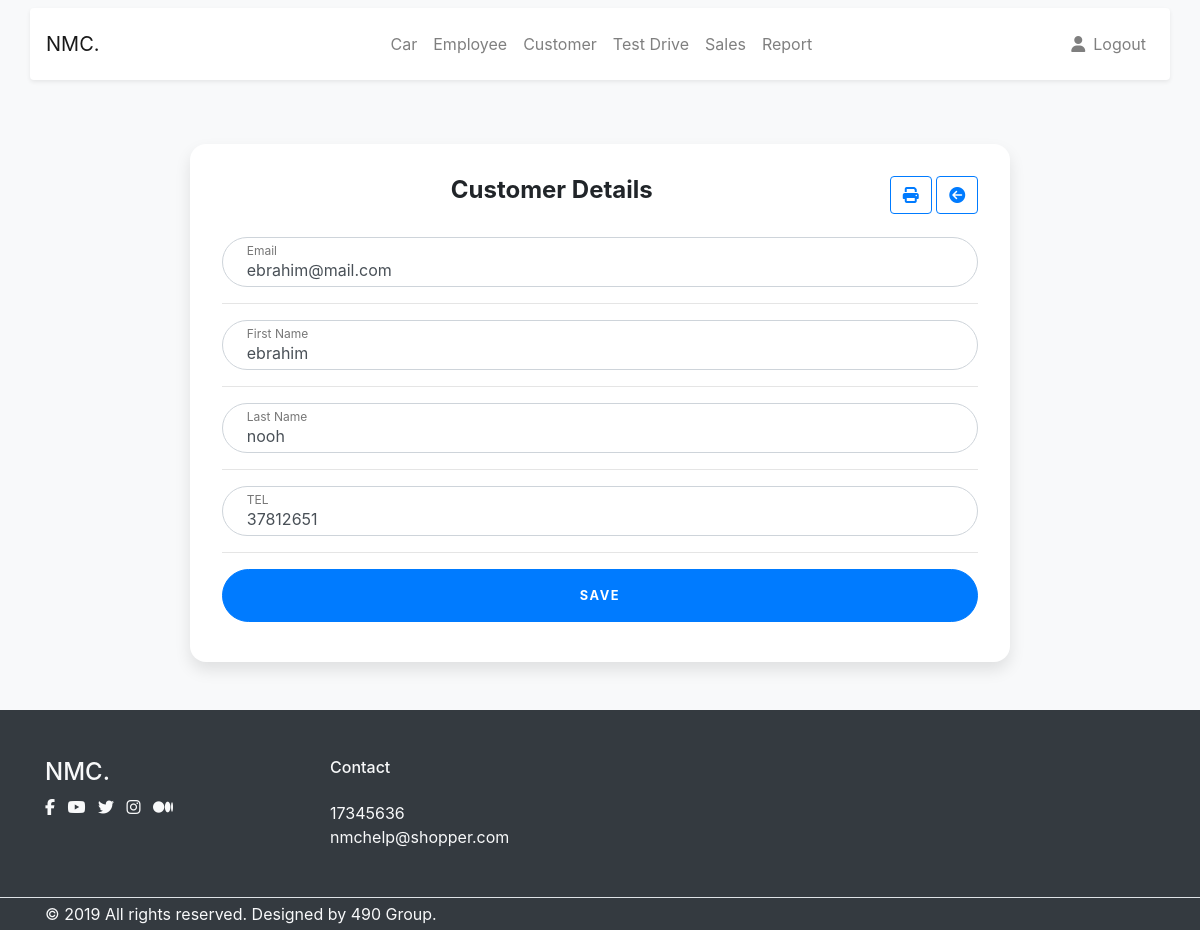
The page /NMC/staff/singleCustomer.php?customerID=1 (signed in) on the database its author committed.
### tables this page shows
CREATE TABLE `customer` (
  `id` int(20) NOT NULL,
  `email` varchar(20) NOT NULL,
  `first` varchar(20) NOT NULL,
  `last` varchar(20) NOT NULL,
  `password` varchar(40) NOT NULL,
  `tel` int(8) NOT NULL
);

### NMC/staff/singleCustomer.php (the view, shortened to what this page needs)
<?php
extract($_REQUEST);
if(isset($_SESSION['activestaff']) || isset($_SESSION['activeadmin'])){
    if(isset($customerID)){
        try{
            require("../database/connection.php");
            $customerSQL = "select * from customer where id ='$customerID'";
            $customer = $db->query($customerSQL);
            $customerRecord = $customer->fetch();
        }
        catch(PDOException $e)
            {
            echo "Connection failed: " . $e->getMessage();
            }
    }
}
else {
    header("location: index.php");
}
?>
<!DOCTYPE html>
<html lang="en">
<head>
    <link rel="stylesheet" href="https://stackpath.bootstrapcdn.com/bootstrap/4.4.1/css/bootstrap.min.css">
    <link rel="stylesheet" href="../style.css">
</head>
<body class=" bg-light">
    <nav class="navbar navbar-expand-lg navbar-light bg-light ">
        <div class="container shadow-sm p-3 mb-2 bg-white rounded">
          <a class="navbar-brand" href="./index.php">
            NMC.
          </a>
          <div class="collapse navbar-collapse" id="navbarCollapse">
            <ul class="navbar-nav mx-auto">
              <li class="nav-item ">
                <a class="nav-link" href="dashboard.php?page=1&ipp=2">Car</a>
              </li>
              <li class="nav-item ">
                <a class="nav-link" href="employee.php?page=1&ipp=2">Employee</a>
              </li>
              <li class="nav-item ">
                <a class="nav-link" href="customer.php?page=1&ipp=2">Customer</a>
              </li>
              <li class="nav-item position-static">
                <a class="nav-link" href="testSchedule.php?page=1&ipp=2">Test Drive</a>
              </li>
              <li class="nav-item position-static">
                <a class="nav-link" href="sales.php?page=1&ipp=2">Sales</a>
              </li>
              <?php if(isset($_SESSION['activeadmin'])){ ?>
              <li class="nav-item position-static">
                <a class="nav-link" href="report.php">Report</a>
              </li>
              <?php }?>
            </ul>
            <ul class="navbar-nav flex-row">
              <li class="nav-item ml-lg-n4">
                <a class="nav-link" href="profile.php">
                    <i class="fas fa-user"></i>
                </a>
              </li>
              <li class="nav-item ml-lg-n2 ml-3">
                <a class="nav-link" href="../database/logout.php">
                    Logout
                </a>
              </li>
            </ul>
          </div>
        </div>
    </nav>
<div class="mr-sm-5 ml-sm-5">
    <div class="row">
      <div class="col-lg-10 col-xl-9 mx-auto">
        <div class="card card-signin flex-row my-5">
          <div class="card-body">
          <div class="d-flex justify-content-between">
            <div>
                <h5 class="card-title font-weight-bold">Customer Details</h5>
            </div>
            <div>
                <button class="btn btn-outline-primary ml-2 " onclick="print()"><i class="fas fa-print"></i></button>
                <button class="btn btn-outline-primary" onclick="window.document.location.href='customer.php?page=1&ipp=2'"><i class="fas fa-arrow-circle-left"></i></button>
            </div>
          </div>
            <form class="form-signin" method="post" action="singleCustomer.php" enctype='multipart/form-data'>
              <div class="form-label-group">
                <input value="<?php echo $customerRecord['email']?>" name="email" type="text" id="inputEmail" class="form-control" placeholder="Email" required autofocus>
                <label for="inputEmail">Email</label>
              </div>
              <hr>
              <div class="form-label-group">
                <input value="<?php echo $customerRecord['first']?>" name="first" type="text" id="inputFirst" class="form-control" placeholder="First Name" required autofocus>
                <label for="inputFirst">First Name</label>
              </div>
              <hr>
              <div class="form-label-group">
                <input value="<?php echo $customerRecord['last']?>" name="last" type="text" min='1' id="inputLast" class="form-control" placeholder="Last Name" required>
                <label for="inputLast">Last Name</label>
              </div>
              <hr>
              <div class="form-label-group">
                <input value="<?php echo $customerRecord['tel']?>" name="tel" type="number" id="inputTel" class="form-control" placeholder="TEL" required>
                <label for="inputTel">TEL</label>
              </div>
              <hr>
              <button name="submit" class="btn btn-lg btn-primary font-weight-bold h3 btn-block text-uppercase" type="submit">Save</button>
            </form>
          </div>
        </div>
      </div>
    </div>
  </div>
</body>
<footer class="bg-dark">
    <div class="py-12 border-bottom border-gray-700 pt-5 pb-5">
        <div class="container">
        <div class="row">
            <div class="col-12 col-md-3">
            <h4 class="mb-6 text-light">NMC.</h4>
            <ul class="list-unstyled list-inline mb-7 mb-md-0">
                <li class="list-inline-item">
                <a href="#!" class="text-light">
                    <i class="fab fa-facebook-f"></i>
                </a>
                </li>
                <li class="list-inline-item">
                <a href="#!" class="text-light">
                    <i class="fab fa-youtube"></i>
                </a>
                </li>
                <li class="list-inline-item">
                <a href="#!" class="text-light">
                    <i class="fab fa-twitter"></i>
                </a>
                </li>
                <li class="list-inline-item">
                <a href="#!" class="text-light">
                    <i class="fab fa-instagram"></i>
                </a>
                </li>
                <li class="list-inline-item">
                <a href="#!" class="text-light">
                    <i class="fab fa-medium"></i>
                </a>
                </li>
            </ul>
            </div>
            <div class="col-6 col-sm">
            <h6 class="heading-xxs mb-4 text-light">
                Contact
            </h6>
            <ul class="list-unstyled mb-0 text-light">
                <li>17345636</li>
                <li><a class="text-light" href="#">nmchelp@shopper.com</a></li>
            </ul>
            </div>
        </div>
        </div>
    </div>
    <div class="py-1">
        <div class="container">
        <div class="row">
            <div class="col">
            <p class="mb-3 mb-md-0 font-size-xxs text-light">
                © 2019 All rights reserved. Designed by 490 Group.
            </p>
        </div>
        </div>
    </div>
</footer>
</html>

### NMC/style.css (style rules this page uses)
:root { --input-padding-x: 1.5rem; --input-padding-y: .75rem; }
.card-signin { border: 0; border-radius: 1rem; box-shadow: 0 0.5rem 1rem 0 rgba(0, 0, 0, 0.1); }
.card-signin .card-title { margin-bottom: 2rem; font-weight: 300; font-size: 1.5rem; }
.card-signin .card-body { padding: 2rem; }
.form-signin { width: 100%; }
.form-signin .btn { font-size: 80%; border-radius: 5rem; letter-spacing: .1rem; font-weight: bold; padding: 1rem; transition: all 0.2s; }
.form-label-group { position: relative; margin-bottom: 1rem; }
.form-label-group input { height: auto; border-radius: 2rem; }
.form-label-group>input, .form-label-group>label { padding: var(--input-padding-y) var(--input-padding-x); }
.form-label-group>label { position: absolute; top: 0; left: 0; display: block; width: 100%; margin-bottom: 0; line-height: 1.5; color: #495057; border: 1px solid transparent; border-radius: .25rem; transition: all .1s ease-in-out; }
.form-label-group input::placeholder { color: transparent; }
.form-label-group input:not(:placeholder-shown) { padding-top: calc(var(--input-padding-y) + var(--input-padding-y) * (2 / 3)); padding-bottom: calc(var(--input-padding-y) / 3); }
.form-label-group input:not(:placeholder-shown)~label { padding-top: calc(var(--input-padding-y) / 3); padding-bottom: calc(var(--input-padding-y) / 3); font-size: 12px; color: #777; }

### rows shown on the page
customer: email "ebrahim@mail.com", first "ebrahim", last "nooh", tel "37812651"
